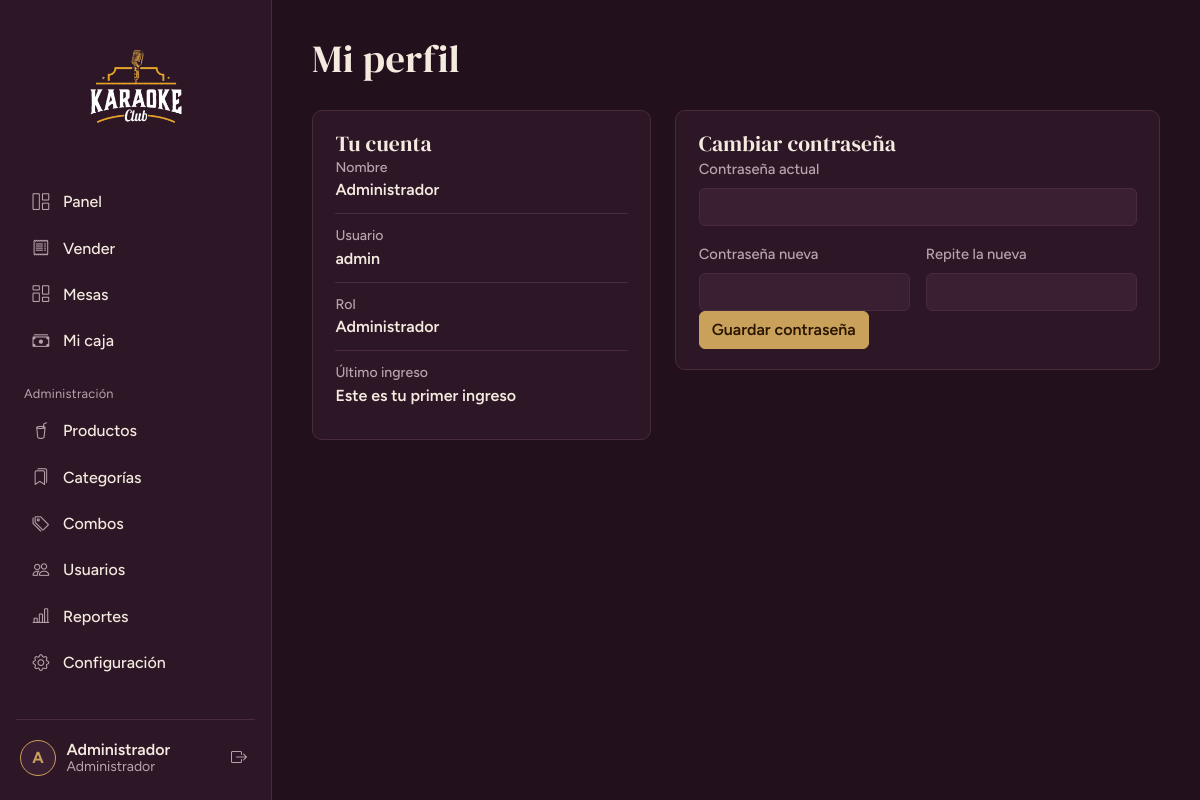
The app's page /perfil (signed in) with its own data.
### tables this page shows
CREATE TABLE IF NOT EXISTS usuarios (
  id          INT UNSIGNED PRIMARY KEY AUTO_INCREMENT,
  rol_id      TINYINT UNSIGNED NOT NULL,
  nombre      VARCHAR(100) NOT NULL,
  usuario     VARCHAR(50)  NOT NULL UNIQUE,
  password    VARCHAR(255) NOT NULL,            
  telefono    VARCHAR(20)  NULL,
  estado      TINYINT(1) NOT NULL DEFAULT 1,    
  ultimo_login DATETIME NULL,
  created_at  TIMESTAMP NOT NULL DEFAULT CURRENT_TIMESTAMP,
  CONSTRAINT fk_usuarios_rol FOREIGN KEY (rol_id) REFERENCES roles(id)
);

### app/core/Controller.php (called while the page is built, shortened)
<?php
abstract class Controller
{
    protected function view(string $view, array $data = [], string $layout = 'main'): void
    {
        extract($data, EXTR_SKIP);
        require APP_PATH . "/views/$view.php";
        $content = ob_get_clean();
        require APP_PATH . "/views/layouts/$layout.php";
    }
    protected function requireAuth(array $roles = []): void
    {
        Auth::refresh();
    }
}

### app/controllers/PerfilController.php (called while the page is built, shortened)
<?php
class PerfilController extends Controller
{
    public function index(): void
    {
        $this->requireAuth();
        $this->view('perfil/index', [
            'title'  => 'Mi perfil',
            'perfil' => Usuario::buscarPorId(Auth::id()),
        ]);
    }
}

### app/core/Router.php (called while the page is built, shortened)
<?php
class Router
{
    public function dispatch(): void
    {
        try {
            $url   = trim((string) ($_GET['url'] ?? ''), '/');
            $parts = $url === '' ? [] : explode('/', $url);
            $c = strtolower($parts[0]);
            $m = $parts[1] ?? ($c === 'auth' ? 'login' : 'index');
            $params = array_slice($parts, 2);
            $obj = new $class();
            $ref = new ReflectionMethod($obj, $m);
            $ref->invokeArgs($obj, $params);
        } catch (AppException $e) {
            (new ErrorController())->show500($e->getMessage());
        } catch (Throwable $e) {
            error_log((string) $e);
            (new ErrorController())->show500(APP_ENV === 'development' ? $e->getMessage() : null);
        }
    }
}

### public/index.php (called while the page is built, shortened)
<?php
require APP_PATH . '/config/config.php';
spl_autoload_register(function (string $class): void {
    foreach (['core', 'controllers', 'models'] as $dir) {
        $file = APP_PATH . "/$dir/$class.php";
        if (is_file($file)) { require $file; return; }
    }
});
require APP_PATH . '/core/helpers.php';
(new Router())->dispatch();

### app/core/Database.php (called while the page is built, shortened)
<?php
class Database
{
    private static ?PDO $pdo = null;
    public static function pdo(): PDO
    {
        if (self::$pdo === null) {
            try {
                $dsn = 'mysql:host=' . DB_HOST . ';dbname=' . DB_NAME . ';charset=utf8mb4';
                self::$pdo = new PDO($dsn, DB_USER, DB_PASS, [
                    PDO::ATTR_ERRMODE            => PDO::ERRMODE_EXCEPTION,
                    PDO::ATTR_DEFAULT_FETCH_MODE => PDO::FETCH_ASSOC,
                    PDO::ATTR_EMULATE_PREPARES   => false,
                ]);
                self::$pdo->exec("SET time_zone = '-05:00'");
            } catch (PDOException $e) {
                error_log('DB connect: ' . $e->getMessage());
                throw new AppException('No se pudo conectar a la base de datos. Revisa que MySQL esté encendido en XAMPP y que hayas importado database/karaoke_club.sql.');
            }
        }
        return self::$pdo;
    }
    public static function all(string $sql, array $params = []): array
    {
        $st = self::pdo()->prepare($sql);
        $st->execute($params);
        return $st->fetchAll();
    }
    public static function one(string $sql, array $params = []): ?array
    {
        $st = self::pdo()->prepare($sql);
        $st->execute($params);
        $row = $st->fetch();
        return $row === false ? null : $row;
    }
}

### app/models/Usuario.php (called while the page is built, shortened)
<?php
class Usuario
{
    public static function buscarPorId(int $id): ?array
    {
        return Database::one(
            'SELECT u.*, r.nombre AS rol FROM usuarios u JOIN roles r ON r.id = u.rol_id WHERE u.id = ? LIMIT 1',
            [$id]
        );
    }
}

### app/core/helpers.php (called while the page is built, shortened)
<?php
function e(mixed $v): string { return htmlspecialchars((string) $v, ENT_QUOTES | ENT_SUBSTITUTE, 'UTF-8'); }
function url(string $path = ''): string { return BASE_URL . '/' . ltrim($path, '/'); }
function asset(string $path): string
{
    $file = ROOT_PATH . '/public/' . ltrim($path, '/');
    return url($path) . '?v=' . (is_file($file) ? filemtime($file) : 1);
}

### app/models/Config.php (called while the page is built, shortened)
<?php
class Config
{
    private static ?array $cache = null;
    public static function get(string $clave, string $default = ''): string
    {
        if (self::$cache === null) {
            try {
                self::$cache = array_column(Database::all('SELECT clave, valor FROM configuracion'), 'valor', 'clave');
            } catch (Throwable $e) {
                self::$cache = [];
            }
        }
        return self::$cache[$clave] ?? $default;
    }
}

### app/config/menu.php (called while the page is built)
<?php
return [
  ['grupo' => '', 'items' => [
    ['label' => 'Panel',            'icon' => 'bi-grid-1x2',      'route' => 'dashboard', 'roles' => ['admin','cajero']],
    ['label' => 'Vender',           'icon' => 'bi-receipt',       'route' => 'ventas',    'roles' => ['admin','cajero']],
    ['label' => 'Mesas',            'icon' => 'bi-columns-gap',   'route' => 'mesas',     'roles' => ['admin','cajero']],
    ['label' => 'Mi caja',          'icon' => 'bi-cash-stack',    'route' => 'caja',      'roles' => ['admin','cajero']],
  ]],
  ['grupo' => 'Administración', 'items' => [
    ['label' => 'Productos',        'icon' => 'bi-cup-straw',     'route' => 'productos', 'roles' => ['admin']],
    ['label' => 'Categorías',       'icon' => 'bi-bookmarks',     'route' => 'categorias','roles' => ['admin']],
    ['label' => 'Combos',           'icon' => 'bi-tags',          'route' => 'combos',    'roles' => ['admin']],
    ['label' => 'Usuarios',         'icon' => 'bi-people',        'route' => 'usuarios',  'roles' => ['admin']],
    ['label' => 'Reportes',         'icon' => 'bi-bar-chart-line','route' => 'reportes',  'roles' => ['admin']],
    ['label' => 'Configuración',    'icon' => 'bi-gear',          'route' => 'configuracion', 'roles' => ['admin']],
  ]],
];

### app/core/Auth.php (called while the page is built, shortened)
<?php
class Auth
{
    public static function user(): ?array { return $_SESSION['user'] ?? null; }
    public static function id(): int { return (int) ($_SESSION['user']['id'] ?? 0); }
    public static function role(): string { return (string) ($_SESSION['user']['rol'] ?? ''); }
    public static function is(string ...$roles): bool { return in_array(self::role(), $roles, true); }
    public static function refresh(): void
    {
        $u = Usuario::buscarPorId(self::id());
    }
}

### app/views/perfil/index.php (the view, shortened to what this page needs)
<header class="page-head">
  <h1>Mi perfil</h1>
</header>
<div class="row g-4">
  <div class="col-lg-5">
    <section class="panel">
      <h2 class="panel__title">Tu cuenta</h2>
      <dl class="data-list">
        <div><dt>Nombre</dt><dd><?= e($perfil['nombre']) ?></dd></div>
        <div><dt>Usuario</dt><dd><?= e($perfil['usuario']) ?></dd></div>
        <div><dt>Rol</dt><dd><?= $perfil['rol'] === 'admin' ? 'Administrador' : 'Cajero' ?></dd></div>
        <div><dt>Último ingreso</dt><dd><?= $perfil['ultimo_login'] ? e(fecha_larga(strtotime($perfil['ultimo_login'])) . ', ' . hora12($perfil['ultimo_login'])) : 'Este es tu primer ingreso' ?></dd></div>
      </dl>
    </section>
  </div>
  <div class="col-lg-7">
    <section class="panel">
      <h2 class="panel__title">Cambiar contraseña</h2>
      <form method="post" action="<?= url('perfil/password') ?>" autocomplete="off">
        <div class="mb-3">
          <label class="form-label" for="actual">Contraseña actual</label>
          <input type="password" class="form-control" id="actual" name="actual" required>
        </div>
        <div class="row g-3">
          <div class="col-md-6">
            <label class="form-label" for="nueva">Contraseña nueva</label>
            <input type="password" class="form-control" id="nueva" name="nueva" minlength="8" required>
          </div>
          <div class="col-md-6">
            <label class="form-label" for="repetir">Repite la nueva</label>
            <input type="password" class="form-control" id="repetir" name="repetir" minlength="8" required>
          </div>
        </div>
        <button class="btn btn-brass" type="submit">Guardar contraseña</button>
      </form>
    </section>
  </div>
</div>

### app/views/layouts/main.php (shortened to what this page needs)
<?php
$menu  = require APP_PATH . '/config/menu.php';
$user  = Auth::user();
$local = Config::get('nombre_local', 'Karaoke Club');
$inicial = mb_strtoupper(mb_substr($user['nombre'] ?? '?', 0, 1));
?>
<!doctype html>
<html lang="es" data-bs-theme="dark">
<head>
  <?php include APP_PATH . '/views/layouts/_head.php'; ?>
</head>
<body>
<div class="shell">
  <aside class="sidebar offcanvas-lg offcanvas-start" tabindex="-1" id="sidebar" aria-label="Menú principal">
    <div class="sidebar__brand">
      <img class="brand-logo brand-logo--sidebar" src="<?= asset('assets/logo.png') ?>" alt="<?= e($local) ?>">
    </div>
    <nav class="sidebar__nav">
      <?php foreach ($menu as $grupo):
          $items = array_filter($grupo['items'], fn($i) => in_array(Auth::role(), $i['roles'], true));
          if (!$items) continue; ?>
        <?php if ($grupo['grupo'] !== ''): ?><p class="nav-group"><?= e($grupo['grupo']) ?></p><?php endif; ?>
        <?php foreach ($items as $i):
            $activo = Router::$controller === $i['route']; ?>
          <a class="nav-item-link<?= $activo ? ' is-active' : '' ?>" href="<?= url($i['route']) ?>"<?= $activo ? ' aria-current="page"' : '' ?>>
            <i class="bi <?= e($i['icon']) ?>"></i><span><?= e($i['label']) ?></span>
          </a>
        <?php endforeach; ?>
      <?php endforeach; ?>
    </nav>
    <div class="sidebar__user">
      <a class="user-chip" href="<?= url('perfil') ?>" title="Mi perfil">
        <span class="avatar"><?= e($inicial) ?></span>
        <span class="user-chip__text">
          <strong><?= e($user['nombre']) ?></strong>
          <small><?= Auth::is('admin') ? 'Administrador' : 'Cajero' ?></small>
        </span>
      </a>
      <form method="post" action="<?= url('auth/logout') ?>" data-confirm="¿Cerrar sesión?" data-confirm-button="Sí, salir">
        <button class="btn btn-icon" type="submit" title="Cerrar sesión" aria-label="Cerrar sesión"><i class="bi bi-box-arrow-right"></i></button>
      </form>
    </div>
  </aside>
  <main class="content">
    <?= $content ?>
  </main>
</div>
</body>
</html>

### public/assets/css/app.css (style rules this page uses)
:root { --bg: #22101C; --surface: #2D1626; --surface-2: #3A1E31; --line: #4A2A3F; --text: #F4EADF; --muted: #B9A3AE; --brass: #C9A15B; --brass-hi: #E3C07F; --libre: #7FB89A; --ocupada: #F2668B; --danger: #E5604D; --radius: 10px; --font-display: "DM Serif Display", Georgia, serif; --font-ui: "Figtree", system-ui, -apple-system, "Segoe UI", sans-serif; }
[data-bs-theme="dark"] { --bs-body-bg: var(--bg); --bs-body-color: var(--text); --bs-body-font-family: var(--font-ui); --bs-border-color: var(--line); --bs-secondary-color: var(--muted); --bs-link-color: var(--brass); --bs-link-hover-color: var(--brass-hi); }
body { background: var(--bg); color: var(--text); font-family: var(--font-ui); }
h1, h2, h3 { font-family: var(--font-display); font-weight: 400; letter-spacing: .01em; }
.btn-brass { background: var(--brass); border-color: var(--brass); color: #2A1500; font-weight: 600; }
.btn-icon { background: transparent; border: 0; color: var(--muted); padding: .35rem .5rem; }
.form-label { color: var(--muted); font-weight: 500; font-size: .92rem; }
.form-control { background: var(--surface-2); border-color: var(--line); color: var(--text); }
.shell { min-height: 100vh; }
.content { padding: 1.75rem 1.25rem 3rem; max-width: 1280px; }
.sidebar { --bs-offcanvas-width: 280px; background: var(--surface) !important; border-right: 1px solid var(--line) !important; display: flex; flex-direction: column; padding: 1.25rem 1rem; }
@media (min-width: 992px) { .shell { display: grid; grid-template-columns: 272px minmax(0, 1fr); } }
@media (min-width: 992px) { .sidebar { position: sticky; top: 0; height: 100vh; width: auto !important; } }
@media (min-width: 992px) { .content { padding: 2.25rem 2.5rem 3rem; } }
.sidebar__brand { display: flex; align-items: center; gap: .75rem; padding: .25rem .5rem 1.5rem; }
.brand-logo { display: block; object-fit: contain; }
.brand-logo--sidebar { width: 176px; height: 132px; margin: 0 auto; }
.sidebar__nav { flex: 1; overflow-y: auto; }
.nav-group { margin: 1.25rem .5rem .4rem; font-size: .8rem; color: var(--muted); letter-spacing: .02em; }
.nav-item-link { display: flex; align-items: center; gap: .75rem; padding: .6rem .75rem; margin-bottom: 2px; border-radius: 8px; color: var(--text); text-decoration: none; font-weight: 500; border-left: 3px solid transparent; }
.nav-item-link i { font-size: 1.05rem; color: var(--muted); width: 1.25rem; text-align: center; }
.sidebar__user { display: flex; align-items: center; gap: .5rem; padding-top: 1rem; border-top: 1px solid var(--line); }
.user-chip { flex: 1; display: flex; align-items: center; gap: .65rem; min-width: 0; text-decoration: none; color: var(--text); padding: .25rem; border-radius: 8px; }
.avatar { display: grid; place-items: center; width: 36px; height: 36px; border-radius: 50%; background: var(--surface-2); border: 1px solid var(--brass); color: var(--brass); font-weight: 700; flex: none; }
.user-chip__text { display: flex; flex-direction: column; min-width: 0; line-height: 1.2; }
.user-chip__text strong { font-weight: 600; white-space: nowrap; overflow: hidden; text-overflow: ellipsis; }
.user-chip__text small { color: var(--muted); }
.page-head { margin-bottom: 1.75rem; }
.page-head h1 { font-size: clamp(1.9rem, 3.2vw, 2.6rem); margin: 0 0 .15rem; }
.panel { background: var(--surface); border: 1px solid var(--line); border-radius: var(--radius); padding: 1.25rem 1.4rem; }
.panel__title { font-size: 1.35rem; margin: 0; }
.data-list { margin: 0; }
.data-list div { display: flex; flex-direction: column; padding: .7rem 0; border-top: 1px solid var(--line); }
.data-list div:first-child { border-top: 0; padding-top: 0; }
.data-list dt { color: var(--muted); font-weight: 500; font-size: .88rem; }
.data-list dd { margin: 0; font-weight: 600; }
.form-control::placeholder { color: #8c7683; }

### records on screen
usuarios: nombre "A", nombre "Administrador", usuario "admin"

### other values on screen
$i['label'] "Panel"
$i['label'] "Vender"
$i['label'] "Mesas"
$i['label'] "Mi caja"
$grupo['grupo'] "Administración"
$i['label'] "Productos"
$i['label'] "Categorías"
$i['label'] "Combos"
$i['label'] "Usuarios"
$i['label'] "Reportes"
$i['label'] "Configuración"
